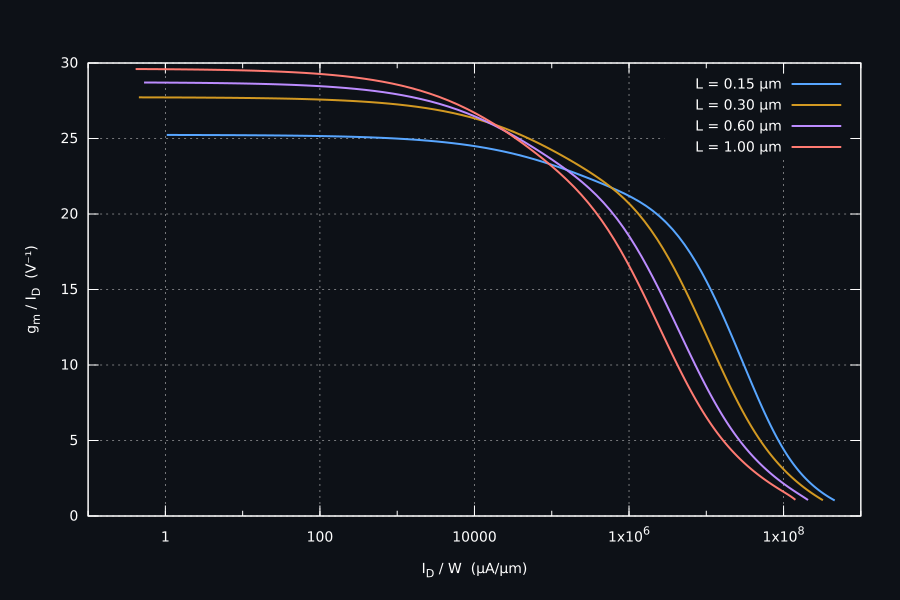

Write the gnuplot code that produced this figure.

set terminal svg size 900,600 enhanced font "DejaVu Sans,14"  background rgb "#0d1117"
set output "gm_id_vs_id_w.svg"

set border lc rgb "#ffffff"
set tics textcolor rgb "#ffffff"
set xlabel "I_D / W  (µA/µm)" textcolor rgb "#ffffff"
set ylabel "g_m / I_D  (V⁻¹)" textcolor rgb "#ffffff"

set grid lc rgb "#dddddd" lw 0.5

set logscale x
set lmargin 9
set rmargin 4
set tmargin 3
set bmargin 4

set key right top textcolor "#ffffff"

plot \
    "nmos_lmin_tt.dat"  using 4:5 with lines lw 2 lc rgb "#58a6ff" title "L = 0.15 µm", \
    "nmos_l0p3_tt.dat"  using 4:5 with lines lw 2 lc rgb "#d29922" title "L = 0.30 µm", \
    "nmos_l0p6_tt.dat"  using 4:5 with lines lw 2 lc rgb "#bc8cff" title "L = 0.60 µm", \
    "nmos_l1p0_tt.dat"  using 4:5 with lines lw 2 lc rgb "#ff7b72" title "L = 1.00 µm"
